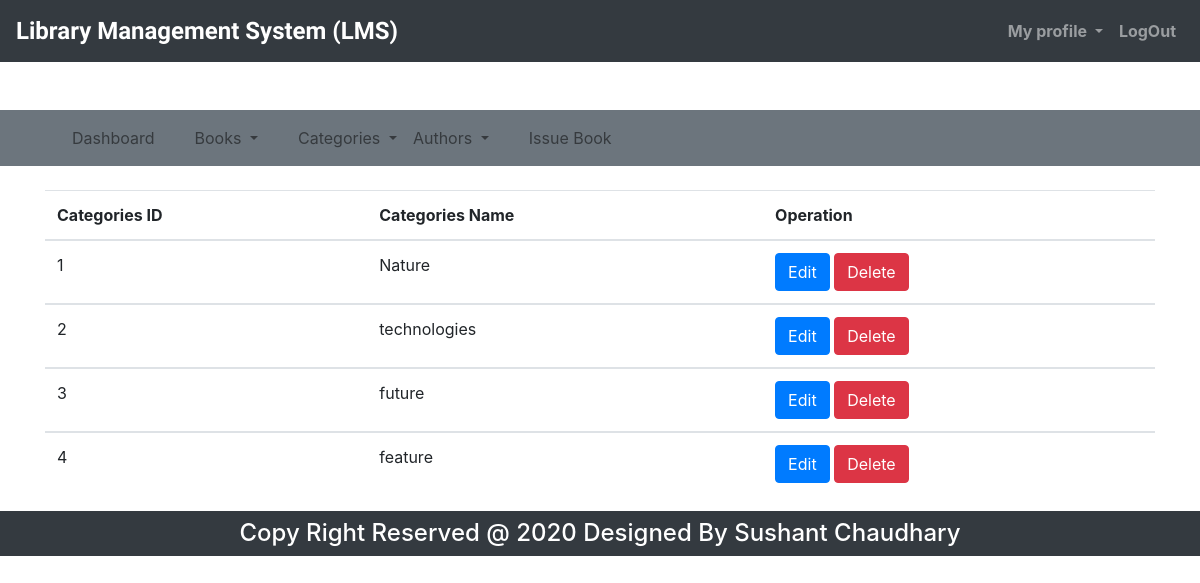
Page /manage_cat.php (signed in) on the committed database.
### tables this page shows
CREATE TABLE `categories` (
  `id` int(11) NOT NULL,
  `names` varchar(255) NOT NULL
);

### manage_cat.php (the view)
<?php
	include('top.php');
?>
<div class="container">
	<div>
		<table class="table">
			<thead>
				<th>Categories ID</th>
				<th>Categories Name</th>
				<th>Operation </th>
			</thead>
			<?php
				$i=1;
				$show_book="SELECT * FROM categories";
				$run_show=mysqli_query($con,$show_book);
				while($rows=mysqli_fetch_assoc($run_show)){
			?>
			<tbody>
				<td><?php echo $i++ ?></td>
				<td><?php echo $rows['names'] ?></td>
				<td>
					<a href="edit_cat.php?id=<?php echo $rows['id'] ?>" class="btn btn-primary">Edit</a>
					<a href="del_cat.php?id=<?php echo $rows['id'] ?>" class="btn btn-danger">Delete</a>
				</td>
			</tbody>
			<?php
				}
			?>
		</table>
	</div>
</div>
<?php
	include('foot.php');
?>

### css/styles.css (style rules this page uses)
* { margin: 0; padding: 0; box-sizing: border-box; }

### rows in the picture
categories: names "Nature"
categories: names "technologies"
categories: names "future"
categories: names "feature"
